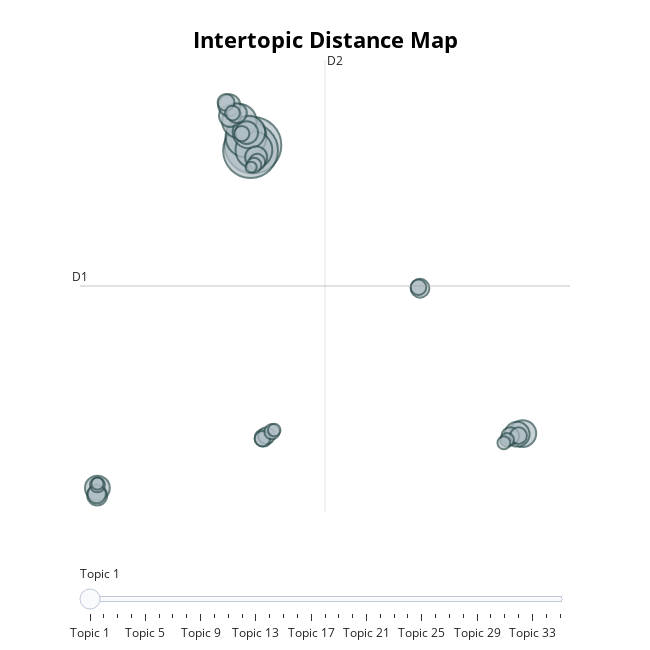

Notebook source saved alongside this figure:
### Code cell
negative_model.visualize_topics()

### Figure 1 — Plotly figure (JSON) as saved in the notebook; plotly's stock layout.template omitted (floating-point values rounded to 4 significant figures)
{"data": [{"customdata": [[1, "作文 | 一篇 | 打击 | 降维 | 英语", 2653], [2, "直播 | 直播间 | 带货 | 看看 | 主播", 2486], [3, "没有 | 不是 | 不会 | 不要 | 不能", 1382], [4, "农民 | 价格 | 赚钱 | 利润 | 中间商", 1121], [5, "实力 | 时运 | 成功 | 没有 | 能力", 978], [6, "别人 | 大家 | 很多 | 人才 | 有人", 877], [7, "眼泪 | 流泪 | 泪目 | 别哭 | 听得", 593], [8, "文化 | 没点 | 可怕 | 人带 | 社会", 511], [9, "玉米 | 童年 | 买个 | 卖个 | 作文", 509], [10, "中国 | 中文 | 汉语 | 英语 | 普通话", 426], [11, "地球 | 3500 | 100 | u3000 | 一个月", 408], [12, "昨天 | 今天 | 小时 | 几天 | 看到", 405], [13, "抖音 | 平台 | 流量 | 赚钱 | 现在", 403], [14, "读书 | 本书 | 哈利波 | 阅读 | 老头", 329], [15, "分析 | 数据 | 透彻 | 时运 | 实力", 326], [16, "发型 | 头发 | 白头发 | 差点 | 白发", 292], [17, "知识 | 付费 | 改变命运 | 力量 | 大米", 283], [18, "不行 | 不买 | 东西 | 卖货 | 买点", 259], [19, "听说 | 听到 | 听听 | 头疼 | 眼睛", 252], [20, "资本 | 资本家 | 资本运作 | 操作 | 游戏", 235], [21, "感觉 | 怪怪的 | 说话 | 嘴里 | 何广智", 234], [22, "大米 | 四袋 | 一袋 | 两袋 | 五斤", 230], [23, "视频 | 转发 | 朋友圈 | 看到 | 保存", 215], [24, "有点 | 小萌 | 项链 | 脖子 | 萌萌", 200], [25, "真的 | 确实 | 残酷 | 真是 | 降维", 199], [26, "活下去 | 人生 | 太难 | 生活 | 重要", 197], [27, "现在 | 最近 | 时间 | 刚才 | 已经", 192], [28, "为啥 | 是因为 | 不去 | 英语 | 学校", 183], [29, "不火 | 要火 | 没火 | 主任 | 突然", 182], [30, "应该 | 样子 | 这种 | 相声 | 直播", 182], [31, "从来不 | 从不 | 从来 | 直播 | 东西", 156], [32, "进去 | 出不来 | 直播间 | 出来 | 不想", 139], [33, "热度 | 三分钟 | 太热 | 一时 | 夏天", 131], [34, "可能 | 有没有 | 也许 | 或许 | 一种", 123], [35, "我怕 | 试试 | 害怕 | 吓死 | 吓人", 102]], "hovertemplate": "<b>Topic %{customdata[0]}</b><br>Words: %{customdata[1]}<br>Size: %{customdata[2]}", "legendgroup": "", "marker": {"color": "#B0BEC5", "size": [2653, 2486, 1382, 1121, 978, 877, 593, 511, 509, 426, 408, 405, 403, 329, 326, 292, 283, 259, 252, 235, 234, 230, 215, 200, 199, 197, 192, 183, 182, 182, 156, 139, 131, 123, 102], "sizemode": "area", "sizeref": 1.658, "symbol": "circle", "line": {"color": "DarkSlateGrey", "width": 2}}, "mode": "markers", "name": "", "orientation": "v", "showlegend": false, "x": [2.521, 2.38, 2.122, 2.57, 1.747, 2.289, 17.68, -6.228, 17.37, 2.166, 1.23, 2.694, 1.18, -6.241, 1.612, 11.91, -6.267, 16.98, 3.103, 1.002, 3.274, 17.45, 2.753, 11.82, 3.043, 1.884, 3.582, 2.571, 1.364, -6.227, 16.8, 16.62, 3.71, -6.225, 2.41], "xaxis": "x", "y": [19.38, 18.95, 20.05, 19.0, 21.33, 20.44, -3.921, -8.329, -3.977, 20.4, 21.76, 18.4, 22.62, -8.925, 21.98, 7.822, -8.817, -4.124, -4.273, 22.84, -4.095, -4.095, 18.03, 7.907, -4.335, 20.32, -3.775, 17.76, 21.98, -8.076, -4.438, -4.672, -3.644, -7.977, 17.6], "yaxis": "y", "type": "scatter"}], "layout": {"xaxis": {"anchor": "y", "domain": [0.0, 1.0], "title": {"text": ""}, "visible": false, "range": [-7.207, 20.34]}, "yaxis": {"anchor": "x", "domain": [0.0, 1.0], "title": {"text": ""}, "visible": false, "range": [-10.26, 26.27]}, "legend": {"tracegroupgap": 0, "itemsizing": "constant"}, "margin": {"t": 60}, "title": {"font": {"size": 22, "color": "Black"}, "text": "<b>Intertopic Distance Map", "y": 0.95, "x": 0.5, "xanchor": "center", "yanchor": "top"}, "hoverlabel": {"font": {"size": 16, "family": "Rockwell"}, "bgcolor": "white"}, "width": 650, "height": 650, "sliders": [{"active": 0, "pad": {"t": 50}, "steps": [{"args": [{"marker.color": [["red", "#B0BEC5", "#B0BEC5", "#B0BEC5", "#B0BEC5", "#B0BEC5", "#B0BEC5", "#B0BEC5", "#B0BEC5", "#B0BEC5", "#B0BEC5", "#B0BEC5", "#B0BEC5", "#B0BEC5", "#B0BEC5", "#B0BEC5", "#B0BEC5", "#B0BEC5", "#B0BEC5", "#B0BEC5", "#B0BEC5", "#B0BEC5", "#B0BEC5", "#B0BEC5", "#B0BEC5", "#B0BEC5", "#B0BEC5", "#B0BEC5", "#B0BEC5", "#B0BEC5", "#B0BEC5", "#B0BEC5", "#B0BEC5", "#B0BEC5", "#B0BEC5"]]}], "label": "Topic 1", "method": "update"}, {"args": [{"marker.color": [["#B0BEC5", "red", "#B0BEC5", "#B0BEC5", "#B0BEC5", "#B0BEC5", "#B0BEC5", "#B0BEC5", "#B0BEC5", "#B0BEC5", "#B0BEC5", "#B0BEC5", "#B0BEC5", "#B0BEC5", "#B0BEC5", "#B0BEC5", "#B0BEC5", "#B0BEC5", "#B0BEC5", "#B0BEC5", "#B0BEC5", "#B0BEC5", "#B0BEC5", "#B0BEC5", "#B0BEC5", "#B0BEC5", "#B0BEC5", "#B0BEC5", "#B0BEC5", "#B0BEC5", "#B0BEC5", "#B0BEC5", "#B0BEC5", "#B0BEC5", "#B0BEC5"]]}], "label": "Topic 2", "method": "update"}, {"args": [{"marker.color": [["#B0BEC5", "#B0BEC5", "red", "#B0BEC5", "#B0BEC5", "#B0BEC5", "#B0BEC5", "#B0BEC5", "#B0BEC5", "#B0BEC5", "#B0BEC5", "#B0BEC5", "#B0BEC5", "#B0BEC5", "#B0BEC5", "#B0BEC5", "#B0BEC5", "#B0BEC5", "#B0BEC5", "#B0BEC5", "#B0BEC5", "#B0BEC5", "#B0BEC5", "#B0BEC5", "#B0BEC5", "#B0BEC5", "#B0BEC5", "#B0BEC5", "#B0BEC5", "#B0BEC5", "#B0BEC5", "#B0BEC5", "#B0BEC5", "#B0BEC5", "#B0BEC5"]]}], "label": "Topic 3", "method": "update"}, {"args": [{"marker.color": [["#B0BEC5", "#B0BEC5", "#B0BEC5", "red", "#B0BEC5", "#B0BEC5", "#B0BEC5", "#B0BEC5", "#B0BEC5", "#B0BEC5", "#B0BEC5", "#B0BEC5", "#B0BEC5", "#B0BEC5", "#B0BEC5", "#B0BEC5", "#B0BEC5", "#B0BEC5", "#B0BEC5", "#B0BEC5", "#B0BEC5", "#B0BEC5", "#B0BEC5", "#B0BEC5", "#B0BEC5", "#B0BEC5", "#B0BEC5", "#B0BEC5", "#B0BEC5", "#B0BEC5", "#B0BEC5", "#B0BEC5", "#B0BEC5", "#B0BEC5", "#B0BEC5"]]}], "label": "Topic 4", "method": "update"}, {"args": [{"marker.color": [["#B0BEC5", "#B0BEC5", "#B0BEC5", "#B0BEC5", "red", "#B0BEC5", "#B0BEC5", "#B0BEC5", "#B0BEC5", "#B0BEC5", "#B0BEC5", "#B0BEC5", "#B0BEC5", "#B0BEC5", "#B0BEC5", "#B0BEC5", "#B0BEC5", "#B0BEC5", "#B0BEC5", "#B0BEC5", "#B0BEC5", "#B0BEC5", "#B0BEC5", "#B0BEC5", "#B0BEC5", "#B0BEC5", "#B0BEC5", "#B0BEC5", "#B0BEC5", "#B0BEC5", "#B0BEC5", "#B0BEC5", "#B0BEC5", "#B0BEC5", "#B0BEC5"]]}], "label": "Topic 5", "method": "update"}, {"args": [{"marker.color": [["#B0BEC5", "#B0BEC5", "#B0BEC5", "#B0BEC5", "#B0BEC5", "red", "#B0BEC5", "#B0BEC5", "#B0BEC5", "#B0BEC5", "#B0BEC5", "#B0BEC5", "#B0BEC5", "#B0BEC5", "#B0BEC5", "#B0BEC5", "#B0BEC5", "#B0BEC5", "#B0BEC5", "#B0BEC5", "#B0BEC5", "#B0BEC5", "#B0BEC5", "#B0BEC5", "#B0BEC5", "#B0BEC5", "#B0BEC5", "#B0BEC5", "#B0BEC5", "#B0BEC5", "#B0BEC5", "#B0BEC5", "#B0BEC5", "#B0BEC5", "#B0BEC5"]]}], "label": "Topic 6", "method": "update"}, {"args": [{"marker.color": [["#B0BEC5", "#B0BEC5", "#B0BEC5", "#B0BEC5", "#B0BEC5", "#B0BEC5", "red", "#B0BEC5", "#B0BEC5", "#B0BEC5", "#B0BEC5", "#B0BEC5", "#B0BEC5", "#B0BEC5", "#B0BEC5", "#B0BEC5", "#B0BEC5", "#B0BEC5", "#B0BEC5", "#B0BEC5", "#B0BEC5", "#B0BEC5", "#B0BEC5", "#B0BEC5", "#B0BEC5", "#B0BEC5", "#B0BEC5", "#B0BEC5", "#B0BEC5", "#B0BEC5", "#B0BEC5", "#B0BEC5", "#B0BEC5", "#B0BEC5", "#B0BEC5"]]}], "label": "Topic 7", "method": "update"}, {"args": [{"marker.color": [["#B0BEC5", "#B0BEC5", "#B0BEC5", "#B0BEC5", "#B0BEC5", "#B0BEC5", "#B0BEC5", "red", "#B0BEC5", "#B0BEC5", "#B0BEC5", "#B0BEC5", "#B0BEC5", "#B0BEC5", "#B0BEC5", "#B0BEC5", "#B0BEC5", "#B0BEC5", "#B0BEC5", "#B0BEC5", "#B0BEC5", "#B0BEC5", "#B0BEC5", "#B0BEC5", "#B0BEC5", "#B0BEC5", "#B0BEC5", "#B0BEC5", "#B0BEC5", "#B0BEC5", "#B0BEC5", "#B0BEC5", "#B0BEC5", "#B0BEC5", "#B0BEC5"]]}], "label": "Topic 8", "method": "update"}, {"args": [{"marker.color": [["#B0BEC5", "#B0BEC5", "#B0BEC5", "#B0BEC5", "#B0BEC5", "#B0BEC5", "#B0BEC5", "#B0BEC5", "red", "#B0BEC5", "#B0BEC5", "#B0BEC5", "#B0BEC5", "#B0BEC5", "#B0BEC5", "#B0BEC5", "#B0BEC5", "#B0BEC5", "#B0BEC5", "#B0BEC5", "#B0BEC5", "#B0BEC5", "#B0BEC5", "#B0BEC5", "#B0BEC5", "#B0BEC5", "#B0BEC5", "#B0BEC5", "#B0BEC5", "#B0BEC5", "#B0BEC5", "#B0BEC5", "#B0BEC5", "#B0BEC5", "#B0BEC5"]]}], "label": "Topic 9", "method": "update"}, {"args": [{"marker.color": [["#B0BEC5", "#B0BEC5", "#B0BEC5", "#B0BEC5", "#B0BEC5", "#B0BEC5", "#B0BEC5", "#B0BEC5", "#B0BEC5", "red", "#B0BEC5", "#B0BEC5", "#B0BEC5", "#B0BEC5", "#B0BEC5", "#B0BEC5", "#B0BEC5", "#B0BEC5", "#B0BEC5", "#B0BEC5", "#B0BEC5", "#B0BEC5", "#B0BEC5", "#B0BEC5", "#B0BEC5", "#B0BEC5", "#B0BEC5", "#B0BEC5", "#B0BEC5", "#B0BEC5", "#B0BEC5", "#B0BEC5", "#B0BEC5", "#B0BEC5", "#B0BEC5"]]}], "label": "Topic 10", "method": "update"}, {"args": [{"marker.color": [["#B0BEC5", "#B0BEC5", "#B0BEC5", "#B0BEC5", "#B0BEC5", "#B0BEC5", "#B0BEC5", "#B0BEC5", "#B0BEC5", "#B0BEC5", "red", "#B0BEC5", "#B0BEC5", "#B0BEC5", "#B0BEC5", "#B0BEC5", "#B0BEC5", "#B0BEC5", "#B0BEC5", "#B0BEC5", "#B0BEC5", "#B0BEC5", "#B0BEC5", "#B0BEC5", "#B0BEC5", "#B0BEC5", "#B0BEC5", "#B0BEC5", "#B0BEC5", "#B0BEC5", "#B0BEC5", "#B0BEC5", "#B0BEC5", "#B0BEC5", "#B0BEC5"]]}], "label": "Topic 11", "method": "update"}, {"args": [{"marker.color": [["#B0BEC5", "#B0BEC5", "#B0BEC5", "#B0BEC5", "#B0BEC5", "#B0BEC5", "#B0BEC5", "#B0BEC5", "#B0BEC5", "#B0BEC5", "#B0BEC5", "red", "#B0BEC5", "#B0BEC5", "#B0BEC5", "#B0BEC5", "#B0BEC5", "#B0BEC5", "#B0BEC5", "#B0BEC5", "#B0BEC5", "#B0BEC5", "#B0BEC5", "#B0BEC5", "#B0BEC5", "#B0BEC5", "#B0BEC5", "#B0BEC5", "#B0BEC5", "#B0BEC5", "#B0BEC5", "#B0BEC5", "#B0BEC5", "#B0BEC5", "#B0BEC5"]]}], "label": "Topic 12", "method": "update"}, {"args": [{"marker.color": [["#B0BEC5", "#B0BEC5", "#B0BEC5", "#B0BEC5", "#B0BEC5", "#B0BEC5", "#B0BEC5", "#B0BEC5", "#B0BEC5", "#B0BEC5", "#B0BEC5", "#B0BEC5", "red", "#B0BEC5", "#B0BEC5", "#B0BEC5", "#B0BEC5", "#B0BEC5", "#B0BEC5", "#B0BEC5", "#B0BEC5", "#B0BEC5", "#B0BEC5", "#B0BEC5", "#B0BEC5", "#B0BEC5", "#B0BEC5", "#B0BEC5", "#B0BEC5", "#B0BEC5", "#B0BEC5", "#B0BEC5", "#B0BEC5", "#B0BEC5", "#B0BEC5"]]}], "label": "Topic 13", "method": "update"}, {"args": [{"marker.color": [["#B0BEC5", "#B0BEC5", "#B0BEC5", "#B0BEC5", "#B0BEC5", "#B0BEC5", "#B0BEC5", "#B0BEC5", "#B0BEC5", "#B0BEC5", "#B0BEC5", "#B0BEC5", "#B0BEC5", "red", "#B0BEC5", "#B0BEC5", "#B0BEC5", "#B0BEC5", "#B0BEC5", "#B0BEC5", "#B0BEC5", "#B0BEC5", "#B0BEC5", "#B0BEC5", "#B0BEC5", "#B0BEC5", "#B0BEC5", "#B0BEC5", "#B0BEC5", "#B0BEC5", "#B0BEC5", "#B0BEC5", "#B0BEC5", "#B0BEC5", "#B0BEC5"]]}], "label": "Topic 14", "method": "update"}, {"args": [{"marker.color": [["#B0BEC5", "#B0BEC5", "#B0BEC5", "#B0BEC5", "#B0BEC5", "#B0BEC5", "#B0BEC5", "#B0BEC5", "#B0BEC5", "#B0BEC5", "#B0BEC5", "#B0BEC5", "#B0BEC5", "#B0BEC5", "red", "#B0BEC5", "#B0BEC5", "#B0BEC5", "#B0BEC5", "#B0BEC5", "#B0BEC5", "#B0BEC5", "#B0BEC5", "#B0BEC5", "#B0BEC5", "#B0BEC5", "#B0BEC5", "#B0BEC5", "#B0BEC5", "#B0BEC5", "#B0BEC5", "#B0BEC5", "#B0BEC5", "#B0BEC5", "#B0BEC5"]]}], "label": "Topic 15", "method": "update"}, {"args": [{"marker.color": [["#B0BEC5", "#B0BEC5", "#B0BEC5", "#B0BEC5", "#B0BEC5", "#B0BEC5", "#B0BEC5", "#B0BEC5", "#B0BEC5", "#B0BEC5", "#B0BEC5", "#B0BEC5", "#B0BEC5", "#B0BEC5", "#B0BEC5", "red", "#B0BEC5", "#B0BEC5", "#B0BEC5", "#B0BEC5", "#B0BEC5", "#B0BEC5", "#B0BEC5", "#B0BEC5", "#B0BEC5", "#B0BEC5", "#B0BEC5", "#B0BEC5", "#B0BEC5", "#B0BEC5", "#B0BEC5", "#B0BEC5", "#B0BEC5", "#B0BEC5", "#B0BEC5"]]}], "label": "Topic 16", "method": "update"}, {"args": [{"marker.color": [["#B0BEC5", "#B0BEC5", "#B0BEC5", "#B0BEC5", "#B0BEC5", "#B0BEC5", "#B0BEC5", "#B0BEC5", "#B0BEC5", "#B0BEC5", "#B0BEC5", "#B0BEC5", "#B0BEC5", "#B0BEC5", "#B0BEC5", "#B0BEC5", "red", "#B0BEC5", "#B0BEC5", "#B0BEC5", "#B0BEC5", "#B0BEC5", "#B0BEC5", "#B0BEC5", "#B0BEC5", "#B0BEC5", "#B0BEC5", "#B0BEC5", "#B0BEC5", "#B0BEC5", "#B0BEC5", "#B0BEC5", "#B0BEC5", "#B0BEC5", "#B0BEC5"]]}], "label": "Topic 17", "method": "update"}, {"args": [{"marker.color": [["#B0BEC5", "#B0BEC5", "#B0BEC5", "#B0BEC5", "#B0BEC5", "#B0BEC5", "#B0BEC5", "#B0BEC5", "#B0BEC5", "#B0BEC5", "#B0BEC5", "#B0BEC5", "#B0BEC5", "#B0BEC5", "#B0BEC5", "#B0BEC5", "#B0BEC5", "red", "#B0BEC5", "#B0BEC5", "#B0BEC5", "#B0BEC5", "#B0BEC5", "#B0BEC5", "#B0BEC5", "#B0BEC5", "#B0BEC5", "#B0BEC5", "#B0BEC5", "#B0BEC5", "#B0BEC5", "#B0BEC5", "#B0BEC5", "#B0BEC5", "#B0BEC5"]]}], "label": "Topic 18", "method": "update"}, {"args": [{"marker.color": [["#B0BEC5", "#B0BEC5", "#B0BEC5", "#B0BEC5", "#B0BEC5", "#B0BEC5", "#B0BEC5", "#B0BEC5", "#B0BEC5", "#B0BEC5", "#B0BEC5", "#B0BEC5", "#B0BEC5", "#B0BEC5", "#B0BEC5", "#B0BEC5", "#B0BEC5", "#B0BEC5", "red", "#B0BEC5", "#B0BEC5", "#B0BEC5", "#B0BEC5", "#B0BEC5", "#B0BEC5", "#B0BEC5", "#B0BEC5", "#B0BEC5", "#B0BEC5", "#B0BEC5", "#B0BEC5", "#B0BEC5", "#B0BEC5", "#B0BEC5", "#B0BEC5"]]}], "label": "Topic 19", "method": "update"}, {"args": [{"marker.color": [["#B0BEC5", "#B0BEC5", "#B0BEC5", "#B0BEC5", "#B0BEC5", "#B0BEC5", "#B0BEC5", "#B0BEC5", "#B0BEC5", "#B0BEC5", "#B0BEC5", "#B0BEC5", "#B0BEC5", "#B0BEC5", "#B0BEC5", "#B0BEC5", "#B0BEC5", "#B0BEC5", "#B0BEC5", "red", "#B0BEC5", "#B0BEC5", "#B0BEC5", "#B0BEC5", "#B0BEC5", "#B0BEC5", "#B0BEC5", "#B0BEC5", "#B0BEC5", "#B0BEC5", "#B0BEC5", "#B0BEC5", "#B0BEC5", "#B0BEC5", "#B0BEC5"]]}], "label": "Topic 20", "method": "update"}, {"args": [{"marker.color": [["#B0BEC5", "#B0BEC5", "#B0BEC5", "#B0BEC5", "#B0BEC5", "#B0BEC5", "#B0BEC5", "#B0BEC5", "#B0BEC5", "#B0BEC5", "#B0BEC5", "#B0BEC5", "#B0BEC5", "#B0BEC5", "#B0BEC5", "#B0BEC5", "#B0BEC5", "#B0BEC5", "#B0BEC5", "#B0BEC5", "red", "#B0BEC5", "#B0BEC5", "#B0BEC5", "#B0BEC5", "#B0BEC5", "#B0BEC5", "#B0BEC5", "#B0BEC5", "#B0BEC5", "#B0BEC5", "#B0BEC5", "#B0BEC5", "#B0BEC5", "#B0BEC5"]]}], "label": "Topic 21", "method": "update"}, {"args": [{"marker.color": [["#B0BEC5", "#B0BEC5", "#B0BEC5", "#B0BEC5", "#B0BEC5", "#B0BEC5", "#B0BEC5", "#B0BEC5", "#B0BEC5", "#B0BEC5", "#B0BEC5", "#B0BEC5", "#B0BEC5", "#B0BEC5", "#B0BEC5", "#B0BEC5", "#B0BEC5", "#B0BEC5", "#B0BEC5", "#B0BEC5", "#B0BEC5", "red", "#B0BEC5", "#B0BEC5", "#B0BEC5", "#B0BEC5", "#B0BEC5", "#B0BEC5", "#B0BEC5", "#B0BEC5", "#B0BEC5", "#B0BEC5", "#B0BEC5", "#B0BEC5", "#B0BEC5"]]}], "label": "Topic 22", "method": "update"}, {"args": [{"marker.color": [["#B0BEC5", "#B0BEC5", "#B0BEC5", "#B0BEC5", "#B0BEC5", "#B0BEC5", "#B0BEC5", "#B0BEC5", "#B0BEC5", "#B0BEC5", "#B0BEC5", "#B0BEC5", "#B0BEC5", "#B0BEC5", "#B0BEC5", "#B0BEC5", "#B0BEC5", "#B0BEC5", "#B0BEC5", "#B0BEC5", "#B0BEC5", "#B0BEC5", "red", "#B0BEC5", "#B0BEC5", "#B0BEC5", "#B0BEC5", "#B0BEC5", "#B0BEC5", "#B0BEC5", "#B0BEC5", "#B0BEC5", "#B0BEC5", "#B0BEC5", "#B0BEC5"]]}], "label": "Topic 23", "method": "update"}, {"args": [{"marker.color": [["#B0BEC5", "#B0BEC5", "#B0BEC5", "#B0BEC5", "#B0BEC5", "#B0BEC5", "#B0BEC5", "#B0BEC5", "#B0BEC5", "#B0BEC5", "#B0BEC5", "#B0BEC5", "#B0BEC5", "#B0BEC5", "#B0BEC5", "#B0BEC5", "#B0BEC5", "#B0BEC5", "#B0BEC5", "#B0BEC5", "#B0BEC5", "#B0BEC5", "#B0BEC5", "red", "#B0BEC5", "#B0BEC5", "#B0BEC5", "#B0BEC5", "#B0BEC5", "#B0BEC5", "#B0BEC5", "#B0BEC5", "#B0BEC5", "#B0BEC5", "#B0BEC5"]]}], "label": "Topic 24", "method": "update"}, {"args": [{"marker.color": [["#B0BEC5", "#B0BEC5", "#B0BEC5", "#B0BEC5", "#B0BEC5", "#B0BEC5", "#B0BEC5", "#B0BEC5", "#B0BEC5", "#B0BEC5", "#B0BEC5", "#B0BEC5", "#B0BEC5", "#B0BEC5", "#B0BEC5", "#B0BEC5", "#B0BEC5", "#B0BEC5", "#B0BEC5", "#B0BEC5", "#B0BEC5", "#B0BEC5", "#B0BEC5", "#B0BEC5", "red", "#B0BEC5", "#B0BEC5", "#B0BEC5", "#B0BEC5", "#B0BEC5", "#B0BEC5", "#B0BEC5", "#B0BEC5", "#B0BEC5", "#B0BEC5"]]}], "label": "Topic 25", "method": "update"}, {"args": [{"marker.color": [["#B0BEC5", "#B0BEC5", "#B0BEC5", "#B0BEC5", "#B0BEC5", "#B0BEC5", "#B0BEC5", "#B0BEC5", "#B0BEC5", "#B0BEC5", "#B0BEC5", "#B0BEC5", "#B0BEC5", "#B0BEC5", "#B0BEC5", "#B0BEC5", "#B0BEC5", "#B0BEC5", "#B0BEC5", "#B0BEC5", "#B0BEC5", "#B0BEC5", "#B0BEC5", "#B0BEC5", "#B0BEC5", "red", "#B0BEC5", "#B0BEC5", "#B0BEC5", "#B0BEC5", "#B0BEC5", "#B0BEC5", "#B0BEC5", "#B0BEC5", "#B0BEC5"]]}], "label": "Topic 26", "method": "update"}, {"args": [{"marker.color": [["#B0BEC5", "#B0BEC5", "#B0BEC5", "#B0BEC5", "#B0BEC5", "#B0BEC5", "#B0BEC5", "#B0BEC5", "#B0BEC5", "#B0BEC5", "#B0BEC5", "#B0BEC5", "#B0BEC5", "#B0BEC5", "#B0BEC5", "#B0BEC5", "#B0BEC5", "#B0BEC5", "#B0BEC5", "#B0BEC5", "#B0BEC5", "#B0BEC5", "#B0BEC5", "#B0BEC5", "#B0BEC5", "#B0BEC5", "red", "#B0BEC5", "#B0BEC5", "#B0BEC5", "#B0BEC5", "#B0BEC5", "#B0BEC5", "#B0BEC5", "#B0BEC5"]]}], "label": "Topic 27", "method": "update"}, {"args": [{"marker.color": [["#B0BEC5", "#B0BEC5", "#B0BEC5", "#B0BEC5", "#B0BEC5", "#B0BEC5", "#B0BEC5", "#B0BEC5", "#B0BEC5", "#B0BEC5", "#B0BEC5", "#B0BEC5", "#B0BEC5", "#B0BEC5", "#B0BEC5", "#B0BEC5", "#B0BEC5", "#B0BEC5", "#B0BEC5", "#B0BEC5", "#B0BEC5", "#B0BEC5", "#B0BEC5", "#B0BEC5", "#B0BEC5", "#B0BEC5", "#B0BEC5", "red", "#B0BEC5", "#B0BEC5", "#B0BEC5", "#B0BEC5", "#B0BEC5", "#B0BEC5", "#B0BEC5"]]}], "label": "Topic 28", "method": "update"}, {"args": [{"marker.color": [["#B0BEC5", "#B0BEC5", "#B0BEC5", "#B0BEC5", "#B0BEC5", "#B0BEC5", "#B0BEC5", "#B0BEC5", "#B0BEC5", "#B0BEC5", "#B0BEC5", "#B0BEC5", "#B0BEC5", "#B0BEC5", "#B0BEC5", "#B0BEC5", "#B0BEC5", "#B0BEC5", "#B0BEC5", "#B0BEC5", "#B0BEC5", "#B0BEC5", "#B0BEC5", "#B0BEC5", "#B0BEC5", "#B0BEC5", "#B0BEC5", "#B0BEC5", "red", "#B0BEC5", "#B0BEC5", "#B0BEC5", "#B0BEC5", "#B0BEC5", "#B0BEC5"]]}], "label": "Topic 29", "method": "update"}, {"args": [{"marker.color": [["#B0BEC5", "#B0BEC5", "#B0BEC5", "#B0BEC5", "#B0BEC5", "#B0BEC5", "#B0BEC5", "#B0BEC5", "#B0BEC5", "#B0BEC5", "#B0BEC5", "#B0BEC5", "#B0BEC5", "#B0BEC5", "#B0BEC5", "#B0BEC5", "#B0BEC5", "#B0BEC5", "#B0BEC5", "#B0BEC5", "#B0BEC5", "#B0BEC5", "#B0BEC5", "#B0BEC5", "#B0BEC5", "#B0BEC5", "#B0BEC5", "#B0BEC5", "#B0BEC5", "red", "#B0BEC5", "#B0BEC5", "#B0BEC5", "#B0BEC5", "#B0BEC5"]]}], "label": "Topic 30", "method": "update"}, {"args": [{"marker.color": [["#B0BEC5", "#B0BEC5", "#B0BEC5", "#B0BEC5", "#B0BEC5", "#B0BEC5", "#B0BEC5", "#B0BEC5", "#B0BEC5", "#B0BEC5", "#B0BEC5", "#B0BEC5", "#B0BEC5", "#B0BEC5", "#B0BEC5", "#B0BEC5", "#B0BEC5", "#B0BEC5", "#B0BEC5", "#B0BEC5", "#B0BEC5", "#B0BEC5", "#B0BEC5", "#B0BEC5", "#B0BEC5", "#B0BEC5", "#B0BEC5", "#B0BEC5", "#B0BEC5", "#B0BEC5", "red", "#B0BEC5", "#B0BEC5", "#B0BEC5", "#B0BEC5"]]}], "label": "Topic 31", "method": "update"}, {"args": [{"marker.color": [["#B0BEC5", "#B0BEC5", "#B0BEC5", "#B0BEC5", "#B0BEC5", "#B0BEC5", "#B0BEC5", "#B0BEC5", "#B0BEC5", "#B0BEC5", "#B0BEC5", "#B0BEC5", "#B0BEC5", "#B0BEC5", "#B0BEC5", "#B0BEC5", "#B0BEC5", "#B0BEC5", "#B0BEC5", "#B0BEC5", "#B0BEC5", "#B0BEC5", "#B0BEC5", "#B0BEC5", "#B0BEC5", "#B0BEC5", "#B0BEC5", "#B0BEC5", "#B0BEC5", "#B0BEC5", "#B0BEC5", "red", "#B0BEC5", "#B0BEC5", "#B0BEC5"]]}], "label": "Topic 32", "method": "update"}, {"args": [{"marker.color": [["#B0BEC5", "#B0BEC5", "#B0BEC5", "#B0BEC5", "#B0BEC5", "#B0BEC5", "#B0BEC5", "#B0BEC5", "#B0BEC5", "#B0BEC5", "#B0BEC5", "#B0BEC5", "#B0BEC5", "#B0BEC5", "#B0BEC5", "#B0BEC5", "#B0BEC5", "#B0BEC5", "#B0BEC5", "#B0BEC5", "#B0BEC5", "#B0BEC5", "#B0BEC5", "#B0BEC5", "#B0BEC5", "#B0BEC5", "#B0BEC5", "#B0BEC5", "#B0BEC5", "#B0BEC5", "#B0BEC5", "#B0BEC5", "red", "#B0BEC5", "#B0BEC5"]]}], "label": "Topic 33", "method": "update"}, {"args": [{"marker.color": [["#B0BEC5", "#B0BEC5", "#B0BEC5", "#B0BEC5", "#B0BEC5", "#B0BEC5", "#B0BEC5", "#B0BEC5", "#B0BEC5", "#B0BEC5", "#B0BEC5", "#B0BEC5", "#B0BEC5", "#B0BEC5", "#B0BEC5", "#B0BEC5", "#B0BEC5", "#B0BEC5", "#B0BEC5", "#B0BEC5", "#B0BEC5", "#B0BEC5", "#B0BEC5", "#B0BEC5", "#B0BEC5", "#B0BEC5", "#B0BEC5", "#B0BEC5", "#B0BEC5", "#B0BEC5", "#B0BEC5", "#B0BEC5", "#B0BEC5", "red", "#B0BEC5"]]}], "label": "Topic 34", "method": "update"}, {"args": [{"marker.color": [["#B0BEC5", "#B0BEC5", "#B0BEC5", "#B0BEC5", "#B0BEC5", "#B0BEC5", "#B0BEC5", "#B0BEC5", "#B0BEC5", "#B0BEC5", "#B0BEC5", "#B0BEC5", "#B0BEC5", "#B0BEC5", "#B0BEC5", "#B0BEC5", "#B0BEC5", "#B0BEC5", "#B0BEC5", "#B0BEC5", "#B0BEC5", "#B0BEC5", "#B0BEC5", "#B0BEC5", "#B0BEC5", "#B0BEC5", "#B0BEC5", "#B0BEC5", "#B0BEC5", "#B0BEC5", "#B0BEC5", "#B0BEC5", "#B0BEC5", "#B0BEC5", "red"]]}], "label": "Topic 35", "method": "update"}]}], "shapes": [{"line": {"color": "#CFD8DC", "width": 2}, "type": "line", "x0": 6.565, "x1": 6.565, "y0": -10.26, "y1": 26.27}, {"line": {"color": "#9E9E9E", "width": 2}, "type": "line", "x0": -7.207, "x1": 20.34, "y0": 8.003, "y1": 8.003}], "annotations": [{"showarrow": false, "text": "D1", "x": -7.207, "y": 8.003, "yshift": 10}, {"showarrow": false, "text": "D2", "x": 6.565, "xshift": 10, "y": 26.27}]}}
